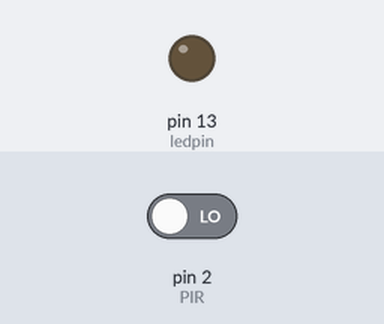
Recording of a sketch running on a simulated Arduino Uno, built with avr-gcc and run on an emulated ATmega328P. Shown: output pins drawn as LEDs (lit = HIGH). The inputs (shaded band) are chosen by the test bench; at power-on: pin 2 (PIR) LOW.

Above: at 1.2 s.
1.3 s: pin 2 (PIR) driven HIGH
At 1.7 s:
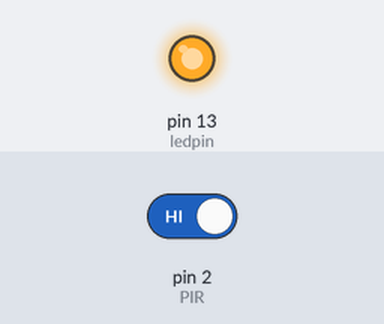
4.3 s: pin 2 (PIR) driven LOW
At 4.8 s:
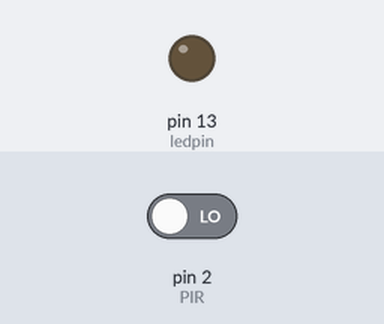
Timing chart, 0 to 7.3 s (numbered marks = the images above; inputs shaded):
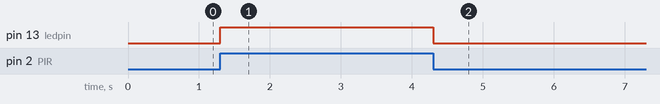

The sketch:

PIR_sensor.ino
```cpp
int ledpin = 13;
int PIR = 2;

void setup() {
  // put your setup code here, to run once:
 pinMode(ledpin, OUTPUT);
 pinMode(PIR, INPUT);
}

void loop() {
  // put your main code here, to run repeatedly:
int val = digitalRead(PIR);
if(val == HIGH)
{
  digitalWrite(ledpin, HIGH);
  delay(500);
  digitalWrite(ledpin, LOW);
}
}
```

Measured:
- after the input at 1.3 s, pin 13 (ledpin): LOW → HIGH at once
- after the input at 4.3 s, pin 13 (ledpin): HIGH → LOW at once
